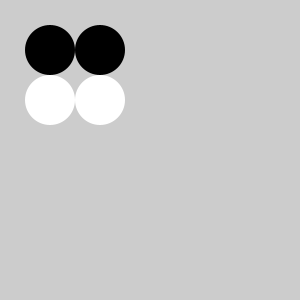
Frame 1 (no input)
Frame 60 (the mouse pressed at the canvas centre just before this capture): identical to frame 1, image omitted
Frame 120 (the mouse held since frame 60 and released just before this capture): identical to frame 1, image omitted

The Processing sketch that drew this single still picture (run headless with seeded random() and noise(); from frame 60 on, the mouse is pressed at the canvas centre):

// Processing sketch: Opgave_Dambord_met_stenen
// ── Opgave_Dambord_met_stenen.pde
Dambord dambord = new Dambord();
void setup() {

  size(300, 300);
  dambord.tekenDamstenen();
}

void draw() {
}
// ── Dambord.pde
class Dambord {

  float d = 50;

  Damsteen [] stenen = {
    new Damsteen(d, d, d, 0), 
    new Damsteen(d * 2, d, d, 0), 
    new Damsteen(d, d * 2, d, 255), 
    new Damsteen(d * 2, d *2, d, 255), 
  };

  void tekenDamstenen() {

    for (int i=0; i<stenen.length; i++) {

      stenen[i].tekenDamsteen();
    }
  }
}
// ── Damsteen.pde
class Damsteen {

  float x, y, d;
  int kleur;

  Damsteen(float x, float y, float d, int kleur) {

    this.x = x;
    this.y= y;
    this.d = d;
    this.kleur = kleur;
  }

  void tekenDamsteen() {

    fill(kleur);
    noStroke();
    ellipse(x, y, d, d);
  }
}
